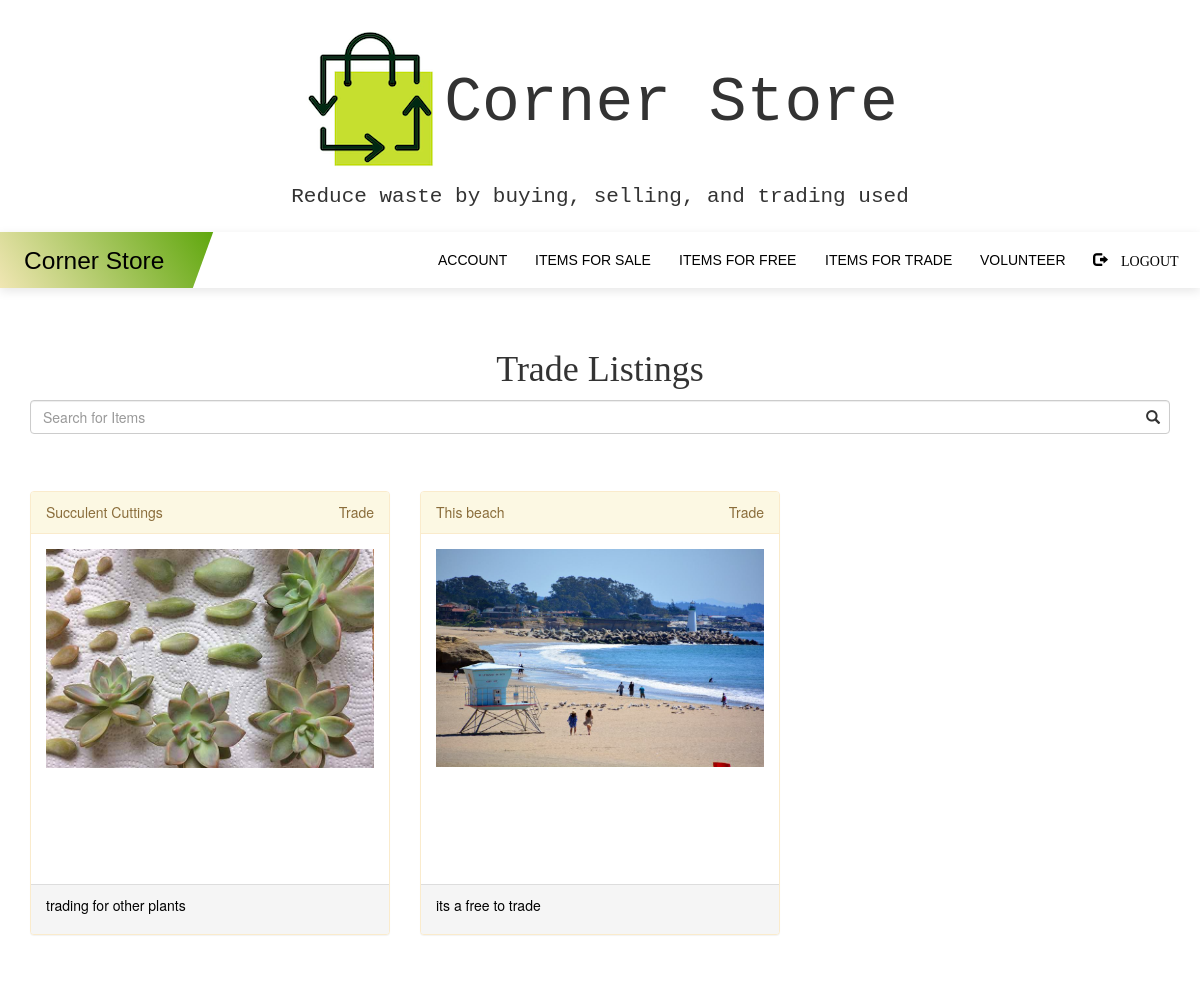
The app's page /tradelistings with its own data.
### myapp/models.py (models this page shows, shortened)
class Listing(db.Model):
    id = db.Column(db.Integer, primary_key=True)
    image_file = db.Column(db.String(20),nullable=False,default='default.jpg')
    name = db.Column(db.String(64))
    description = db.Column(db.String(512))
    location = db.Column(db.Integer)
    agency = db.Column(db.String(128))
    warehouse = db.Column(db.Boolean, default=False)
    free = db.Column(db.Boolean, default=False)
    price = db.Column(db.Float, default=0.00)
    trade = db.Column(db.Boolean, default=False)
    user_id = db.Column(db.Integer, db.ForeignKey('users.id'))
    status = db.Column(db.String, default='For Sale')

### myapp/routes.py (the view, shortened to what this page needs)
@myapp_obj.route('/tradelistings', methods=['GET','POST'])
def tradesearch():
	sale = Listing.query.filter(Listing.trade==True)
	title = "Trade Listings"
	count = Listing.query.filter(Listing.trade==True).count()
	good = False
	form = SearchForm()
	ret = []
	print(form.search.data)
	search = form.search.data
	print(search)
	return render_template('listings.html', sale=sale, title=title, form=form, count=count, good=good)

### myapp/forms.py
class SearchForm(FlaskForm):
    search = StringField("Search Listings")
    submit = SubmitField("Submit")

### myapp/templates/listings.html (shortened to what this page needs)
{% extends "base.html" %}
{% block content %}
<br><br>
<h1 style="text-align: center; font: monospace; font-family: Monaco"> {{ title }} </h1>
<div class = "container">
<div class = "center">
    <div class="form-group has-feedback has-search">
      <form method="POST">
        <input id = 'search' type="text" class="form-control" name = 'search' placeholder="Search for Items">
      </form>
    </div>
</div>
</div>
<br><br>
<div class="container">
<div class="row">
  {% if count > 0 %}
    {% for i in sale %}
        <div class="col-sm-4">
          {% if i.status == "For Sale" %}
            {% if i.free %}
            <a href="/freelistings/{{i.id}}">
            <div class="panel panel-info">
                <div class="panel-heading">{{ i.name }}<span style="float:right;">Free</span></div>
                <div class="panel-body" style="height:350px;"><img src="/static/listing_pics/{{i.image_file}}" class="img-responsive" style="width:100%; " alt="Image"></div>
                <div class="panel-footer" style="height:50px">{{ i.description }}</div>
            {% elif i.trade %}
            <a href="/tradelistings/{{i.id}}">
            <div class="panel panel-warning">
                <div class="panel-heading">{{ i.name }}<span style="float:right;">Trade</span></div>
                <div class="panel-body" style="height:350px; vertical-align:middle;"><img src="/static/listing_pics/{{i.image_file}}" class="img-responsive" style="width:100%; vertical-align:middle; " alt="Image"></div>
                <div class="panel-footer" style="height:50px">{{ i.description }}</div>
                {% endif %}
                {% endif %}
            </div>
        </a>
        </div>
        {% endfor %}
        {% elif count == 0 and good == True %}
        <h1>No items matched you search</h1>
        {% else %}
        <h1>There are no items at this time</h1>
        {% endif %}
</div><br><br>
</body>
{% endblock %}

### myapp/static/nav.css (style rules this page uses)
html { scroll-behavior: smooth; }
body { line-height: 1.5em; padding: 0; margin: 0; }
a:link, a:visited, a:active { text-decoration: none; color: black; }

### myapp/templates/base.html (style rules this page uses)
img { max-width: 100%; max-height: 100%; }

### records on screen
Listing: name "Succulent Cuttings", image_file (picture), description "trading for other plants"
Listing: name "This beach", image_file (picture), description "its a free to trade"

### other values on screen
{{ title }} "Trade Listings"
